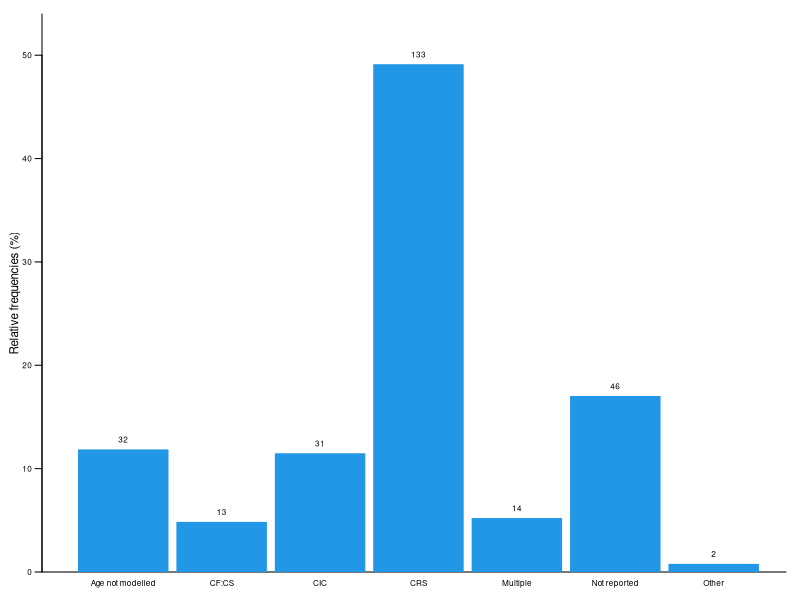

Source code (R):
x = c(32, 13, 31, 133, 14, 46, 2)
xnames = c("Age not modelled", "CF:CS", "CIC", "CRS", "Multiple", "Not reported", "Other")

freq = 100 * x/sum(x)

spacing = .1
width = 1

bar.left = spacing+seq(0, length(x), by=width+spacing)

op = par(mar=c(2,3,1,1), mgp=c(1.5, .7, 0), bty="l", las=1, xaxs="r", yaxs="i", xaxt="n", cex.axis=.7, cex=.7)

plot(0, type="n", xlim=range(0, bar.left+1), xlab="", ylim=c(0, 1.1*max(freq)), ylab="Relative frequencies (%)")

rect(bar.left, 0, bar.left+width, freq, col=4, border=4)
text(bar.left+.5, freq+1, x, cex=.7)
op = par(xaxt="s")
axis(1, bar.left+.5, xnames, tick=F, line=-.5, cex.axis=.7)
par(op)
